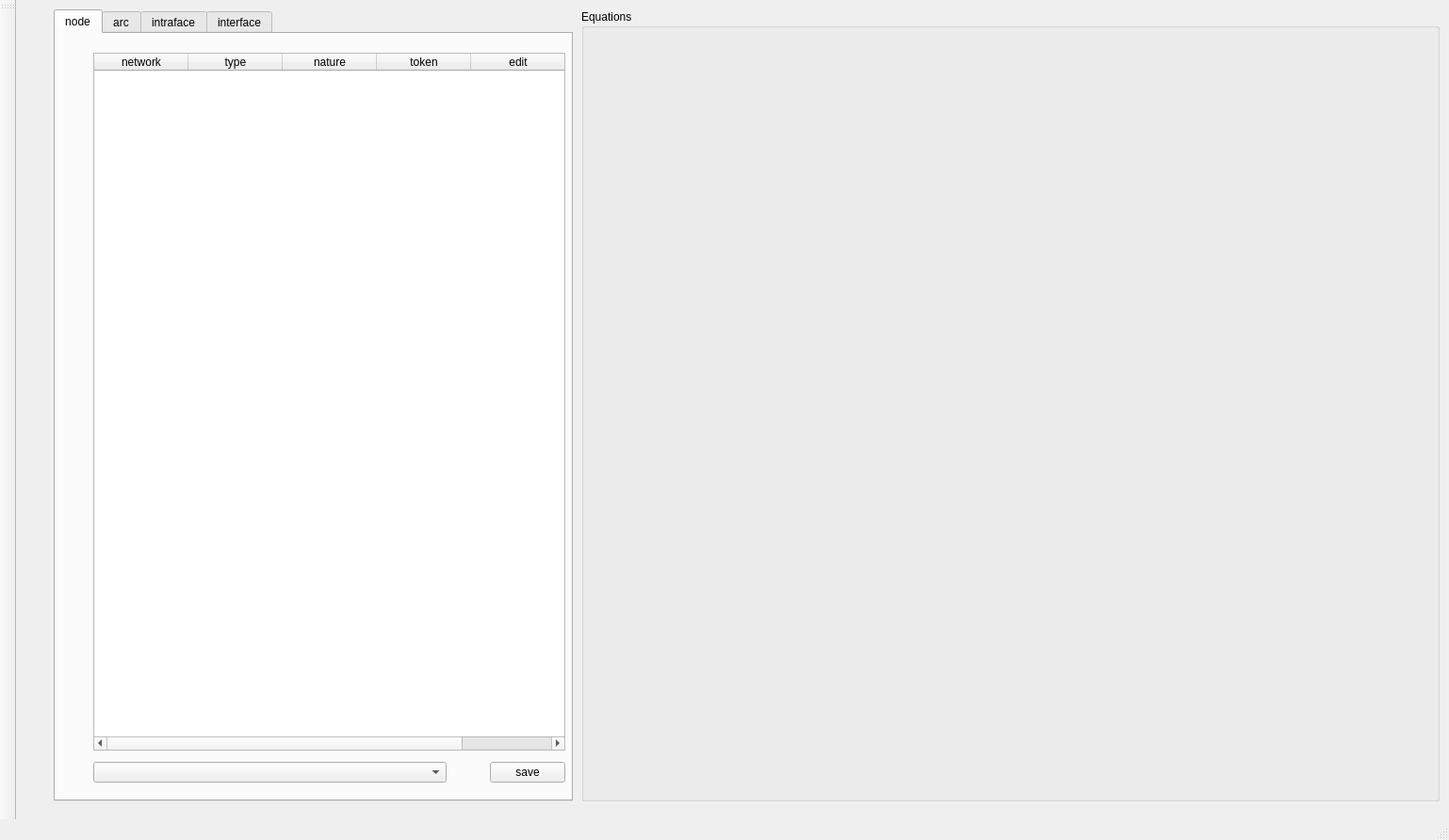
<?xml version="1.0" encoding="UTF-8"?>
<ui version="4.0">
 <class>MainWindow</class>
 <widget class="QMainWindow" name="MainWindow">
  <property name="geometry">
   <rect>
    <x>0</x>
    <y>0</y>
    <width>1538</width>
    <height>892</height>
   </rect>
  </property>
  <property name="sizePolicy">
   <sizepolicy hsizetype="Expanding" vsizetype="Expanding">
    <horstretch>0</horstretch>
    <verstretch>0</verstretch>
   </sizepolicy>
  </property>
  <property name="minimumSize">
   <size>
    <width>100</width>
    <height>0</height>
   </size>
  </property>
  <property name="windowTitle">
   <string>Process Modeller</string>
  </property>
  <property name="dockNestingEnabled">
   <bool>false</bool>
  </property>
  <property name="dockOptions">
   <set>QMainWindow::AllowTabbedDocks|QMainWindow::AnimatedDocks|QMainWindow::ForceTabbedDocks|QMainWindow::VerticalTabs</set>
  </property>
  <widget class="QWidget" name="centralwidget">
   <property name="layoutDirection">
    <enum>Qt::LeftToRight</enum>
   </property>
   <widget class="QTabWidget" name="tabWidget">
    <property name="geometry">
     <rect>
      <x>40</x>
      <y>10</y>
      <width>551</width>
      <height>841</height>
     </rect>
    </property>
    <property name="currentIndex">
     <number>0</number>
    </property>
    <widget class="QWidget" name="tab_node">
     <attribute name="title">
      <string>node</string>
     </attribute>
     <widget class="QTableWidget" name="tableNodes">
      <property name="enabled">
       <bool>true</bool>
      </property>
      <property name="geometry">
       <rect>
        <x>40</x>
        <y>20</y>
        <width>501</width>
        <height>741</height>
       </rect>
      </property>
      <property name="selectionMode">
       <enum>QAbstractItemView::SingleSelection</enum>
      </property>
      <property name="selectionBehavior">
       <enum>QAbstractItemView::SelectRows</enum>
      </property>
      <column>
       <property name="text">
        <string>network</string>
       </property>
       <property name="textAlignment">
        <set>AlignHCenter|AlignVCenter|AlignCenter</set>
       </property>
      </column>
      <column>
       <property name="text">
        <string>type</string>
       </property>
       <property name="textAlignment">
        <set>AlignHCenter|AlignVCenter|AlignCenter</set>
       </property>
      </column>
      <column>
       <property name="text">
        <string>nature</string>
       </property>
       <property name="textAlignment">
        <set>AlignHCenter|AlignVCenter|AlignCenter</set>
       </property>
      </column>
      <column>
       <property name="text">
        <string>token</string>
       </property>
       <property name="textAlignment">
        <set>AlignHCenter|AlignVCenter|AlignCenter</set>
       </property>
      </column>
      <column>
       <property name="text">
        <string>edit</string>
       </property>
       <property name="textAlignment">
        <set>AlignHCenter|AlignVCenter|AlignCenter</set>
       </property>
      </column>
     </widget>
     <widget class="QWidget" name="layoutWidget">
      <property name="geometry">
       <rect>
        <x>40</x>
        <y>770</y>
        <width>501</width>
        <height>29</height>
       </rect>
      </property>
      <layout class="QHBoxLayout" name="horizontalLayout">
       <item>
        <widget class="QComboBox" name="comboBoxNodeVariableClasses">
         <property name="sizePolicy">
          <sizepolicy hsizetype="Preferred" vsizetype="Fixed">
           <horstretch>1</horstretch>
           <verstretch>0</verstretch>
          </sizepolicy>
         </property>
        </widget>
       </item>
       <item>
        <spacer name="horizontalSpacer">
         <property name="orientation">
          <enum>Qt::Horizontal</enum>
         </property>
         <property name="sizeHint" stdset="0">
          <size>
           <width>40</width>
           <height>20</height>
          </size>
         </property>
        </spacer>
       </item>
       <item>
        <widget class="QPushButton" name="pushNodeSave">
         <property name="text">
          <string>save</string>
         </property>
        </widget>
       </item>
      </layout>
     </widget>
    </widget>
    <widget class="QWidget" name="tab_arc">
     <attribute name="title">
      <string>arc</string>
     </attribute>
     <widget class="QTableWidget" name="tableArcs">
      <property name="geometry">
       <rect>
        <x>40</x>
        <y>20</y>
        <width>501</width>
        <height>741</height>
       </rect>
      </property>
      <property name="selectionMode">
       <enum>QAbstractItemView::SingleSelection</enum>
      </property>
      <property name="selectionBehavior">
       <enum>QAbstractItemView::SelectRows</enum>
      </property>
      <column>
       <property name="text">
        <string>network</string>
       </property>
       <property name="textAlignment">
        <set>AlignHCenter|AlignVCenter|AlignCenter</set>
       </property>
      </column>
      <column>
       <property name="text">
        <string>mechanism</string>
       </property>
       <property name="textAlignment">
        <set>AlignHCenter|AlignVCenter|AlignCenter</set>
       </property>
      </column>
      <column>
       <property name="text">
        <string>nature</string>
       </property>
       <property name="textAlignment">
        <set>AlignHCenter|AlignVCenter|AlignCenter</set>
       </property>
      </column>
      <column>
       <property name="text">
        <string>token</string>
       </property>
       <property name="textAlignment">
        <set>AlignHCenter|AlignVCenter|AlignCenter</set>
       </property>
      </column>
      <column>
       <property name="text">
        <string>edit</string>
       </property>
       <property name="textAlignment">
        <set>AlignHCenter|AlignVCenter|AlignCenter</set>
       </property>
      </column>
     </widget>
     <widget class="QWidget" name="layoutWidget">
      <property name="geometry">
       <rect>
        <x>40</x>
        <y>770</y>
        <width>501</width>
        <height>29</height>
       </rect>
      </property>
      <layout class="QHBoxLayout" name="horizontalLayout_2">
       <item>
        <widget class="QComboBox" name="comboBoxArcVariableClasses">
         <property name="sizePolicy">
          <sizepolicy hsizetype="Preferred" vsizetype="Fixed">
           <horstretch>1</horstretch>
           <verstretch>0</verstretch>
          </sizepolicy>
         </property>
        </widget>
       </item>
       <item>
        <spacer name="horizontalSpacer_2">
         <property name="orientation">
          <enum>Qt::Horizontal</enum>
         </property>
         <property name="sizeHint" stdset="0">
          <size>
           <width>40</width>
           <height>20</height>
          </size>
         </property>
        </spacer>
       </item>
       <item>
        <widget class="QPushButton" name="pushArcSave">
         <property name="text">
          <string>save</string>
         </property>
        </widget>
       </item>
      </layout>
     </widget>
    </widget>
    <widget class="QWidget" name="tab_intraface">
     <attribute name="title">
      <string>intraface</string>
     </attribute>
     <widget class="QTableWidget" name="tableIntrafaces">
      <property name="enabled">
       <bool>true</bool>
      </property>
      <property name="geometry">
       <rect>
        <x>40</x>
        <y>20</y>
        <width>311</width>
        <height>741</height>
       </rect>
      </property>
      <property name="selectionMode">
       <enum>QAbstractItemView::SingleSelection</enum>
      </property>
      <property name="selectionBehavior">
       <enum>QAbstractItemView::SelectRows</enum>
      </property>
      <column>
       <property name="text">
        <string>network</string>
       </property>
       <property name="textAlignment">
        <set>AlignHCenter|AlignVCenter|AlignCenter</set>
       </property>
      </column>
      <column>
       <property name="text">
        <string>token</string>
       </property>
       <property name="textAlignment">
        <set>AlignHCenter|AlignVCenter|AlignCenter</set>
       </property>
      </column>
      <column>
       <property name="text">
        <string>edit</string>
       </property>
       <property name="textAlignment">
        <set>AlignHCenter|AlignVCenter|AlignCenter</set>
       </property>
      </column>
     </widget>
     <widget class="QWidget" name="layoutWidget_2">
      <property name="geometry">
       <rect>
        <x>40</x>
        <y>770</y>
        <width>501</width>
        <height>29</height>
       </rect>
      </property>
      <layout class="QHBoxLayout" name="horizontalLayout_3">
       <item>
        <widget class="QComboBox" name="comboBoxIntrafacesVariableClasses">
         <property name="sizePolicy">
          <sizepolicy hsizetype="Preferred" vsizetype="Fixed">
           <horstretch>1</horstretch>
           <verstretch>0</verstretch>
          </sizepolicy>
         </property>
        </widget>
       </item>
       <item>
        <spacer name="horizontalSpacer_3">
         <property name="orientation">
          <enum>Qt::Horizontal</enum>
         </property>
         <property name="sizeHint" stdset="0">
          <size>
           <width>40</width>
           <height>20</height>
          </size>
         </property>
        </spacer>
       </item>
       <item>
        <widget class="QPushButton" name="pushIntrafaceSave">
         <property name="text">
          <string>save</string>
         </property>
        </widget>
       </item>
      </layout>
     </widget>
    </widget>
    <widget class="QWidget" name="tab_interface">
     <attribute name="title">
      <string>interface</string>
     </attribute>
     <widget class="QTableWidget" name="tableInterfaces">
      <property name="enabled">
       <bool>true</bool>
      </property>
      <property name="geometry">
       <rect>
        <x>40</x>
        <y>20</y>
        <width>221</width>
        <height>741</height>
       </rect>
      </property>
      <property name="selectionMode">
       <enum>QAbstractItemView::SingleSelection</enum>
      </property>
      <property name="selectionBehavior">
       <enum>QAbstractItemView::SelectRows</enum>
      </property>
      <column>
       <property name="text">
        <string>network</string>
       </property>
       <property name="textAlignment">
        <set>AlignHCenter|AlignVCenter|AlignCenter</set>
       </property>
      </column>
      <column>
       <property name="text">
        <string>edit</string>
       </property>
       <property name="textAlignment">
        <set>AlignHCenter|AlignVCenter|AlignCenter</set>
       </property>
      </column>
     </widget>
     <widget class="QWidget" name="layoutWidget_3">
      <property name="geometry">
       <rect>
        <x>40</x>
        <y>770</y>
        <width>501</width>
        <height>29</height>
       </rect>
      </property>
      <layout class="QHBoxLayout" name="horizontalLayout_4">
       <item>
        <widget class="QComboBox" name="comboBoxInterfacesVariableClasses">
         <property name="sizePolicy">
          <sizepolicy hsizetype="Preferred" vsizetype="Fixed">
           <horstretch>1</horstretch>
           <verstretch>0</verstretch>
          </sizepolicy>
         </property>
        </widget>
       </item>
       <item>
        <spacer name="horizontalSpacer_4">
         <property name="orientation">
          <enum>Qt::Horizontal</enum>
         </property>
         <property name="sizeHint" stdset="0">
          <size>
           <width>40</width>
           <height>20</height>
          </size>
         </property>
        </spacer>
       </item>
       <item>
        <widget class="QPushButton" name="pushInterfaceSave">
         <property name="text">
          <string>save</string>
         </property>
        </widget>
       </item>
      </layout>
     </widget>
    </widget>
   </widget>
   <widget class="QGroupBox" name="groupBoxEquations">
    <property name="geometry">
     <rect>
      <x>600</x>
      <y>10</y>
      <width>911</width>
      <height>841</height>
     </rect>
    </property>
    <property name="title">
     <string>Equations</string>
    </property>
    <widget class="QWidget" name="horizontalLayoutWidget_10">
     <property name="geometry">
      <rect>
       <x>10</x>
       <y>40</y>
       <width>441</width>
       <height>801</height>
      </rect>
     </property>
     <layout class="QHBoxLayout" name="horizontalLayoutEquations">
      <property name="sizeConstraint">
       <enum>QLayout::SetNoConstraint</enum>
      </property>
     </layout>
    </widget>
   </widget>
  </widget>
  <widget class="QStatusBar" name="statusbar"/>
  <widget class="QToolBar" name="toolBar">
   <property name="orientation">
    <enum>Qt::Vertical</enum>
   </property>
   <attribute name="toolBarArea">
    <enum>LeftToolBarArea</enum>
   </attribute>
   <attribute name="toolBarBreak">
    <bool>false</bool>
   </attribute>
  </widget>
 </widget>
 <resources/>
 <connections/>
</ui>
